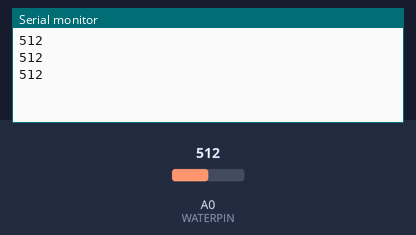
Bench run of a sketch on a simulated Arduino Uno, built with avr-gcc and run on an emulated ATmega328P. On the bench: the last lines printed to the serial monitor. The test bench sets the inputs (shaded band); at power-on: A0 (WATERPIN) = 512.

Above: at 1.3 s.
1.4 s: A0 (WATERPIN) set to 716
At 1.9 s:
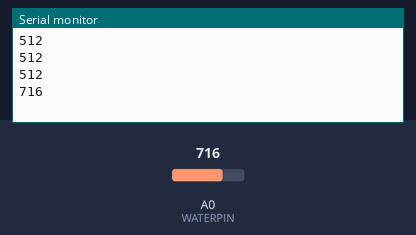
2.9 s: A0 (WATERPIN) set to 900
At 3.4 s:
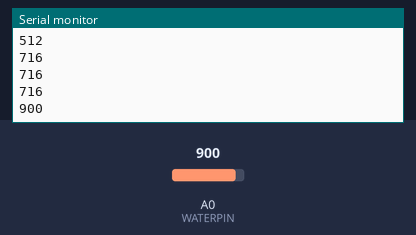
Timing chart, 0 to 5.9 s (numbered marks = the images above; inputs shaded):
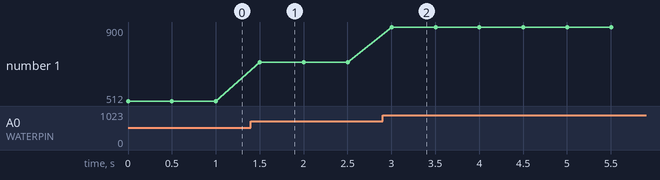

Measured:
- after the input at 1.4 s, the serial monitor: prints a new line after 0.10 s (image 1)
- after the input at 2.9 s, the serial monitor: prints a new line after 0.10 s (image 2)
- plotted number 1: 512 → 716 after the input at 1.4 s, 716 → 900 after the input at 2.9 s

The sketch:

SerialTest.ino
```cpp
const int WATERPIN = 0;
int val = 0;

void setup() {
  Serial.begin(9600);
  pinMode(WATERPIN, OUTPUT);
}

void loop() {
  val = analogRead(WATERPIN);
  Serial.println(val);
  delay(500);
}
```
